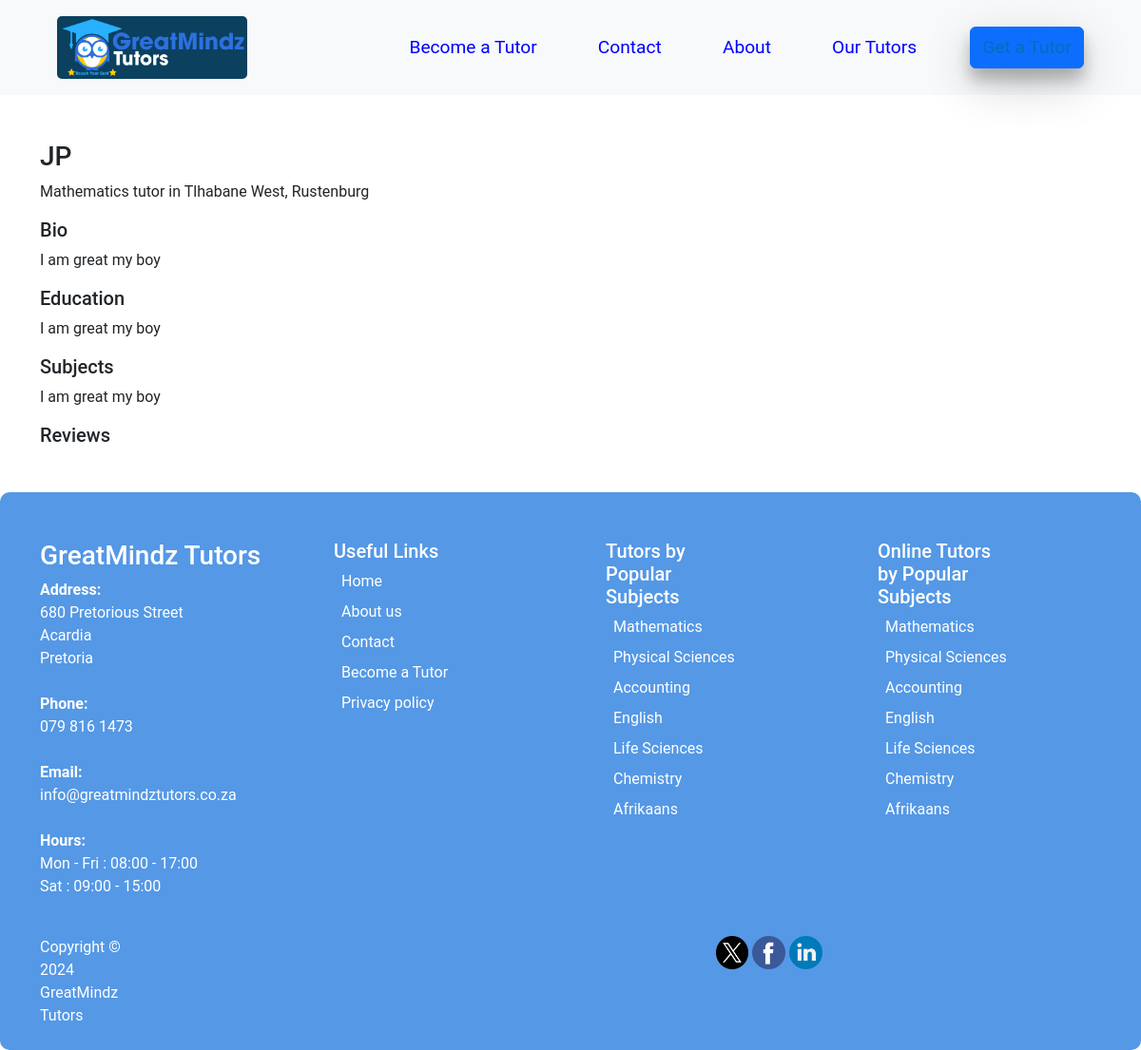
The app's page /view-profile/1/ with its own data.
### greatmindzapp/models.py (models this page shows, shortened)
class Tutor(AbstractBaseUser):
    email = models.EmailField(verbose_name="email address", max_length = 50, unique = True)
    first_name = models.CharField(verbose_name="first name",max_length=100)
    last_name = models.CharField(verbose_name="last name",max_length=100)
    gender = models.ForeignKey(Gender, on_delete=models.CASCADE, null=True)
    age = models.CharField(verbose_name="last name",max_length=100)
    sa_citizen = models.ForeignKey(Citizen, on_delete=models.CASCADE, null=True)
    id_no = models.CharField(verbose_name="id number",max_length=20, null=True)
    mobile_number = models.CharField(verbose_name="mobile number", max_length=15)
    subject_tutored = models.CharField(verbose_name="subject tutored", max_length=30)
    can_tutor_online = models.ForeignKey(CanTutorOnline, on_delete=models.CASCADE, null=True)
    street_address = models.CharField(max_length=100)
    suburb = models.CharField(max_length=100, blank=True)
    town = models.CharField(max_length=100, blank = True)
    province = models.ForeignKey(Province, on_delete=models.CASCADE, null=True)
    bio = models.TextField(verbose_name="biography", max_length=500)
    highest_qualification = models.CharField(max_length=50, null=True)
    undergrad_finished = models.ForeignKey(UnderGrad, on_delete=models.CASCADE, null=True)
    profile_pic = models.ImageField(null = True, blank = True, upload_to='images/')
    date_joined = models.DateField(auto_now_add=True)
    last_login = models.DateTimeField(verbose_name="last login", auto_now=True)
    is_staff = models.BooleanField(default=True)
    is_admin = models.BooleanField(default=True)
    is_active = models.BooleanField(default=False)
    is_approved = models.BooleanField(default= True)
    is_superuser = models.BooleanField(default=True)
    objects = TutorManager()
    USERNAME_FIELD = 'email'
    REQUIRED_FIELDS = ['first_name', 'last_name', 'mobile_number', 'bio',
                       'subject_tutored', 'street_address','suburb','town', 'profile_pic']

### greatmindzapp/views.py (the view)
# urls.py: path('view-profile/<int:id>/', views.view_profile, name='view-profile'),
def view_profile(request, id):
    reviews = Review.objects.all()
    tutor = Tutor.objects.get(pk = id)
    return render(request, "view_profile.html", {'tutor':tutor, 'reviews':reviews})

### greatmindzapp/templates/view_profile.html (shortened to what this page needs)
{%extends "base.html"%}
{% load static %}
{% block content %}
    <div class="container">
        <div>
            <h3>{{tutor.first_name}}</h3>
            <p>{{tutor.subject_tutored}} tutor in {{tutor.suburb}}, {{tutor.town}} </p>
        </div>
        <div>
            <h5>Bio</h5>
            <p>{{tutor.bio}}</p>
        </div>
        <div>
            <h5>Education</h5>
            <p>{{tutor.bio}}</p>
        </div>
        <div>
            <h5>Subjects</h5>
            <p>{{tutor.bio}}</p>
        </div>
        <div>
            <h5>Reviews</h5>
        </div>
    </div>
{% endblock %}

### greatmindzapp/templates/base.html (style rules this page uses)
:root { --nav-color:#0070BB; }
body { font-family: Roboto, sans-serif; }

### records on screen
Tutor: first_name "JP", subject_tutored "Mathematics", suburb "Tlhabane West", town "Rustenburg", bio "I am great my boy"
